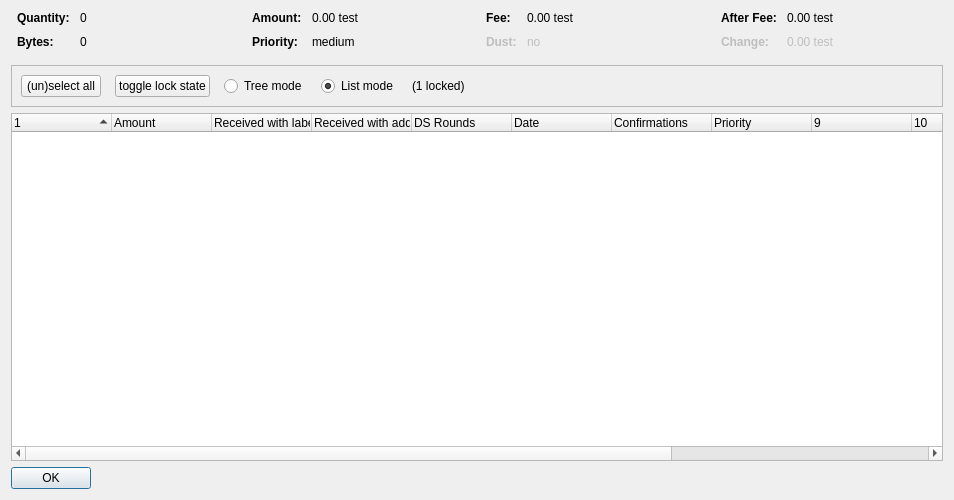
<?xml version="1.0" encoding="UTF-8"?>
<ui version="4.0">
 <class>CoinControlDialog</class>
 <widget class="QDialog" name="CoinControlDialog">
  <property name="geometry">
   <rect>
    <x>0</x>
    <y>0</y>
    <width>954</width>
    <height>500</height>
   </rect>
  </property>
  <property name="windowTitle">
   <string>Coin Selection</string>
  </property>
  <layout class="QVBoxLayout" name="verticalLayout">
   <item>
    <layout class="QHBoxLayout" name="horizontalLayoutTop" stretch="0,0,0,0">
     <property name="topMargin">
      <number>0</number>
     </property>
     <property name="bottomMargin">
      <number>10</number>
     </property>
     <item>
      <layout class="QFormLayout" name="formLayoutCoinControl1">
       <property name="horizontalSpacing">
        <number>10</number>
       </property>
       <property name="verticalSpacing">
        <number>10</number>
       </property>
       <property name="leftMargin">
        <number>6</number>
       </property>
       <property name="rightMargin">
        <number>6</number>
       </property>
       <item row="0" column="0">
        <widget class="QLabel" name="labelCoinControlQuantityText">
         <property name="font">
          <font>
           <weight>75</weight>
           <bold>true</bold>
          </font>
         </property>
         <property name="text">
          <string>Quantity:</string>
         </property>
        </widget>
       </item>
       <item row="0" column="1">
        <widget class="QLabel" name="labelCoinControlQuantity">
         <property name="cursor">
          <cursorShape>IBeamCursor</cursorShape>
         </property>
         <property name="contextMenuPolicy">
          <enum>Qt::ActionsContextMenu</enum>
         </property>
         <property name="text">
          <string notr="true">0</string>
         </property>
         <property name="textInteractionFlags">
          <set>Qt::LinksAccessibleByMouse|Qt::TextSelectableByKeyboard|Qt::TextSelectableByMouse</set>
         </property>
        </widget>
       </item>
       <item row="1" column="0">
        <widget class="QLabel" name="labelCoinControlBytesText">
         <property name="font">
          <font>
           <weight>75</weight>
           <bold>true</bold>
          </font>
         </property>
         <property name="text">
          <string>Bytes:</string>
         </property>
        </widget>
       </item>
       <item row="1" column="1">
        <widget class="QLabel" name="labelCoinControlBytes">
         <property name="cursor">
          <cursorShape>IBeamCursor</cursorShape>
         </property>
         <property name="contextMenuPolicy">
          <enum>Qt::ActionsContextMenu</enum>
         </property>
         <property name="text">
          <string notr="true">0</string>
         </property>
         <property name="textInteractionFlags">
          <set>Qt::LinksAccessibleByMouse|Qt::TextSelectableByKeyboard|Qt::TextSelectableByMouse</set>
         </property>
        </widget>
       </item>
      </layout>
     </item>
     <item>
      <layout class="QFormLayout" name="formLayoutCoinControl2">
       <property name="horizontalSpacing">
        <number>10</number>
       </property>
       <property name="verticalSpacing">
        <number>10</number>
       </property>
       <property name="leftMargin">
        <number>6</number>
       </property>
       <property name="rightMargin">
        <number>6</number>
       </property>
       <item row="0" column="0">
        <widget class="QLabel" name="labelCoinControlAmountText">
         <property name="font">
          <font>
           <weight>75</weight>
           <bold>true</bold>
          </font>
         </property>
         <property name="text">
          <string>Amount:</string>
         </property>
        </widget>
       </item>
       <item row="0" column="1">
        <widget class="QLabel" name="labelCoinControlAmount">
         <property name="cursor">
          <cursorShape>IBeamCursor</cursorShape>
         </property>
         <property name="contextMenuPolicy">
          <enum>Qt::ActionsContextMenu</enum>
         </property>
         <property name="text">
          <string notr="true">0.00 test</string>
         </property>
         <property name="textInteractionFlags">
          <set>Qt::LinksAccessibleByMouse|Qt::TextSelectableByKeyboard|Qt::TextSelectableByMouse</set>
         </property>
        </widget>
       </item>
       <item row="1" column="0">
        <widget class="QLabel" name="labelCoinControlPriorityText">
         <property name="font">
          <font>
           <weight>75</weight>
           <bold>true</bold>
          </font>
         </property>
         <property name="text">
          <string>Priority:</string>
         </property>
        </widget>
       </item>
       <item row="1" column="1">
        <widget class="QLabel" name="labelCoinControlPriority">
         <property name="cursor">
          <cursorShape>IBeamCursor</cursorShape>
         </property>
         <property name="contextMenuPolicy">
          <enum>Qt::ActionsContextMenu</enum>
         </property>
         <property name="text">
          <string>medium</string>
         </property>
         <property name="textInteractionFlags">
          <set>Qt::LinksAccessibleByMouse|Qt::TextSelectableByKeyboard|Qt::TextSelectableByMouse</set>
         </property>
        </widget>
       </item>
      </layout>
     </item>
     <item>
      <layout class="QFormLayout" name="formLayoutCoinControl3">
       <property name="horizontalSpacing">
        <number>10</number>
       </property>
       <property name="verticalSpacing">
        <number>10</number>
       </property>
       <property name="leftMargin">
        <number>6</number>
       </property>
       <property name="rightMargin">
        <number>6</number>
       </property>
       <item row="0" column="0">
        <widget class="QLabel" name="labelCoinControlFeeText">
         <property name="font">
          <font>
           <weight>75</weight>
           <bold>true</bold>
          </font>
         </property>
         <property name="text">
          <string>Fee:</string>
         </property>
        </widget>
       </item>
       <item row="0" column="1">
        <widget class="QLabel" name="labelCoinControlFee">
         <property name="cursor">
          <cursorShape>IBeamCursor</cursorShape>
         </property>
         <property name="contextMenuPolicy">
          <enum>Qt::ActionsContextMenu</enum>
         </property>
         <property name="text">
          <string notr="true">0.00 test</string>
         </property>
         <property name="textInteractionFlags">
          <set>Qt::LinksAccessibleByMouse|Qt::TextSelectableByKeyboard|Qt::TextSelectableByMouse</set>
         </property>
        </widget>
       </item>
       <item row="1" column="0">
        <widget class="QLabel" name="labelCoinControlLowOutputText">
         <property name="enabled">
          <bool>false</bool>
         </property>
         <property name="font">
          <font>
           <weight>75</weight>
           <bold>true</bold>
          </font>
         </property>
         <property name="text">
          <string>Dust:</string>
         </property>
        </widget>
       </item>
       <item row="1" column="1">
        <widget class="QLabel" name="labelCoinControlLowOutput">
         <property name="enabled">
          <bool>false</bool>
         </property>
         <property name="cursor">
          <cursorShape>IBeamCursor</cursorShape>
         </property>
         <property name="contextMenuPolicy">
          <enum>Qt::ActionsContextMenu</enum>
         </property>
         <property name="text">
          <string>no</string>
         </property>
         <property name="textInteractionFlags">
          <set>Qt::LinksAccessibleByMouse|Qt::TextSelectableByKeyboard|Qt::TextSelectableByMouse</set>
         </property>
        </widget>
       </item>
      </layout>
     </item>
     <item>
      <layout class="QFormLayout" name="formLayoutCoinControl4">
       <property name="horizontalSpacing">
        <number>10</number>
       </property>
       <property name="verticalSpacing">
        <number>10</number>
       </property>
       <property name="leftMargin">
        <number>6</number>
       </property>
       <property name="rightMargin">
        <number>6</number>
       </property>
       <item row="0" column="0">
        <widget class="QLabel" name="labelCoinControlAfterFeeText">
         <property name="font">
          <font>
           <weight>75</weight>
           <bold>true</bold>
          </font>
         </property>
         <property name="text">
          <string>After Fee:</string>
         </property>
        </widget>
       </item>
       <item row="0" column="1">
        <widget class="QLabel" name="labelCoinControlAfterFee">
         <property name="cursor">
          <cursorShape>IBeamCursor</cursorShape>
         </property>
         <property name="contextMenuPolicy">
          <enum>Qt::ActionsContextMenu</enum>
         </property>
         <property name="text">
          <string notr="true">0.00 test</string>
         </property>
         <property name="textInteractionFlags">
          <set>Qt::LinksAccessibleByMouse|Qt::TextSelectableByKeyboard|Qt::TextSelectableByMouse</set>
         </property>
        </widget>
       </item>
       <item row="1" column="0">
        <widget class="QLabel" name="labelCoinControlChangeText">
         <property name="enabled">
          <bool>false</bool>
         </property>
         <property name="font">
          <font>
           <weight>75</weight>
           <bold>true</bold>
          </font>
         </property>
         <property name="text">
          <string>Change:</string>
         </property>
        </widget>
       </item>
       <item row="1" column="1">
        <widget class="QLabel" name="labelCoinControlChange">
         <property name="enabled">
          <bool>false</bool>
         </property>
         <property name="cursor">
          <cursorShape>IBeamCursor</cursorShape>
         </property>
         <property name="contextMenuPolicy">
          <enum>Qt::ActionsContextMenu</enum>
         </property>
         <property name="text">
          <string notr="true">0.00 test</string>
         </property>
         <property name="textInteractionFlags">
          <set>Qt::LinksAccessibleByMouse|Qt::TextSelectableByKeyboard|Qt::TextSelectableByMouse</set>
         </property>
        </widget>
       </item>
      </layout>
     </item>
    </layout>
   </item>
   <item>
    <widget class="QFrame" name="frame">
     <property name="minimumSize">
      <size>
       <width>0</width>
       <height>40</height>
      </size>
     </property>
     <property name="frameShape">
      <enum>QFrame::StyledPanel</enum>
     </property>
     <property name="frameShadow">
      <enum>QFrame::Sunken</enum>
     </property>
     <layout class="QHBoxLayout" name="horizontalLayout">
      <item>
       <layout class="QHBoxLayout" name="horizontalLayoutPanel" stretch="0,0,0,0,0,0">
        <property name="spacing">
         <number>14</number>
        </property>
        <item>
         <widget class="QPushButton" name="pushButtonSelectAll">
          <property name="sizePolicy">
           <sizepolicy hsizetype="Maximum" vsizetype="Fixed">
            <horstretch>0</horstretch>
            <verstretch>0</verstretch>
           </sizepolicy>
          </property>
          <property name="text">
           <string>(un)select all</string>
          </property>
          <property name="autoDefault">
           <bool>false</bool>
          </property>
         </widget>
        </item>
        <item>
         <widget class="QPushButton" name="pushButtonToggleLock">
          <property name="sizePolicy">
           <sizepolicy hsizetype="Maximum" vsizetype="Fixed">
            <horstretch>0</horstretch>
            <verstretch>0</verstretch>
           </sizepolicy>
          </property>
          <property name="text">
           <string>toggle lock state</string>
          </property>
          <property name="autoDefault">
           <bool>false</bool>
          </property>
         </widget>
        </item>
        <item>
         <widget class="QRadioButton" name="radioTreeMode">
          <property name="sizePolicy">
           <sizepolicy hsizetype="Maximum" vsizetype="Fixed">
            <horstretch>0</horstretch>
            <verstretch>0</verstretch>
           </sizepolicy>
          </property>
          <property name="text">
           <string>Tree mode</string>
          </property>
         </widget>
        </item>
        <item>
         <widget class="QRadioButton" name="radioListMode">
          <property name="sizePolicy">
           <sizepolicy hsizetype="Maximum" vsizetype="Fixed">
            <horstretch>0</horstretch>
            <verstretch>0</verstretch>
           </sizepolicy>
          </property>
          <property name="text">
           <string>List mode</string>
          </property>
          <property name="checked">
           <bool>true</bool>
          </property>
         </widget>
        </item>
        <item>
         <widget class="QLabel" name="labelLocked">
          <property name="text">
           <string>(1 locked)</string>
          </property>
         </widget>
        </item>
        <item>
         <spacer name="horizontalSpacer">
          <property name="orientation">
           <enum>Qt::Horizontal</enum>
          </property>
          <property name="sizeHint" stdset="0">
           <size>
            <width>40</width>
            <height>20</height>
           </size>
          </property>
         </spacer>
        </item>
       </layout>
      </item>
     </layout>
    </widget>
   </item>
   <item>
    <widget class="CoinControlTreeWidget" name="treeWidget">
     <property name="contextMenuPolicy">
      <enum>Qt::CustomContextMenu</enum>
     </property>
     <property name="sortingEnabled">
      <bool>false</bool>
     </property>
     <property name="columnCount">
      <number>13</number>
     </property>
     <attribute name="headerShowSortIndicator" stdset="0">
      <bool>true</bool>
     </attribute>
     <attribute name="headerStretchLastSection">
      <bool>false</bool>
     </attribute>
     <column>
      <property name="text">
       <string/>
      </property>
     </column>
     <column>
      <property name="text">
       <string>Amount</string>
      </property>
     </column>
     <column>
      <property name="text">
       <string>Received with label</string>
      </property>
     </column>
     <column>
      <property name="text">
       <string>Received with address</string>
      </property>
     </column>
     <column>
      <property name="text">
       <string>DS Rounds</string>
      </property>
     </column>
     <column>
      <property name="text">
       <string>Date</string>
      </property>
     </column>
     <column>
      <property name="text">
       <string>Confirmations</string>
      </property>
      <property name="toolTip">
       <string>Confirmed</string>
      </property>
     </column>
     <column>
      <property name="text">
       <string>Priority</string>
      </property>
     </column>
     <column>
      <property name="text">
       <string/>
      </property>
     </column>
     <column>
      <property name="text">
       <string/>
      </property>
     </column>
     <column>
      <property name="text">
       <string/>
      </property>
     </column>
     <column>
      <property name="text">
       <string/>
      </property>
     </column>
     <column>
      <property name="text">
       <string/>
      </property>
     </column>
    </widget>
   </item>
   <item>
    <widget class="QDialogButtonBox" name="buttonBox">
     <property name="sizePolicy">
      <sizepolicy hsizetype="Maximum" vsizetype="Fixed">
       <horstretch>0</horstretch>
       <verstretch>0</verstretch>
      </sizepolicy>
     </property>
     <property name="orientation">
      <enum>Qt::Horizontal</enum>
     </property>
     <property name="standardButtons">
      <set>QDialogButtonBox::Ok</set>
     </property>
    </widget>
   </item>
  </layout>
 </widget>
 <customwidgets>
  <customwidget>
   <class>CoinControlTreeWidget</class>
   <extends>QTreeWidget</extends>
   <header>coincontroltreewidget.h</header>
  </customwidget>
 </customwidgets>
 <resources/>
 <connections/>
</ui>
